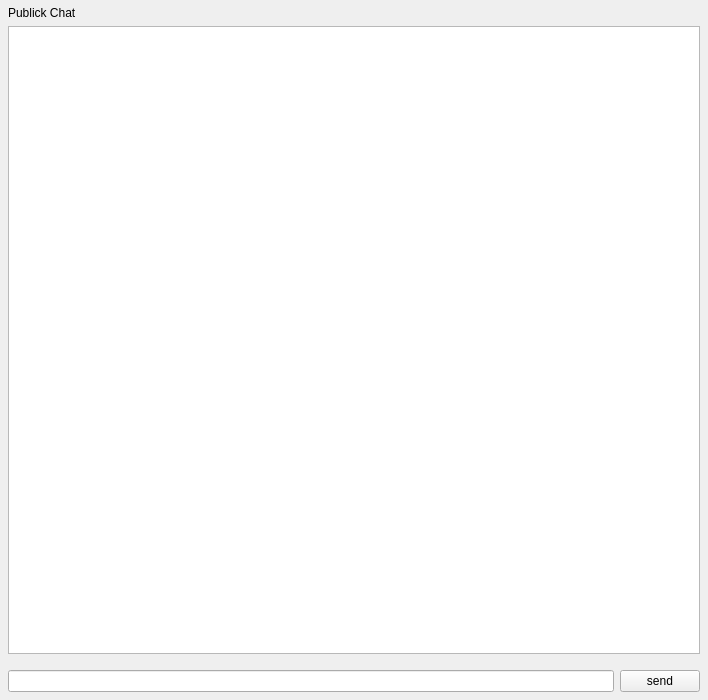
<?xml version="1.0" encoding="UTF-8"?>
<ui version="4.0">
 <class>Publick_chat</class>
 <widget class="QWidget" name="Publick_chat">
  <property name="geometry">
   <rect>
    <x>0</x>
    <y>0</y>
    <width>708</width>
    <height>700</height>
   </rect>
  </property>
  <property name="windowTitle">
   <string>Form</string>
  </property>
  <layout class="QVBoxLayout" name="verticalLayout" stretch="0,2,0,0">
   <property name="spacing">
    <number>6</number>
   </property>
   <property name="leftMargin">
    <number>8</number>
   </property>
   <property name="topMargin">
    <number>6</number>
   </property>
   <property name="rightMargin">
    <number>8</number>
   </property>
   <property name="bottomMargin">
    <number>8</number>
   </property>
   <item>
    <widget class="QLabel" name="label_header">
     <property name="text">
      <string>Publick Chat</string>
     </property>
    </widget>
   </item>
   <item>
    <widget class="QListWidget" name="listWidget_msgs">
     <property name="editTriggers">
      <set>QAbstractItemView::EditTrigger::NoEditTriggers</set>
     </property>
     <property name="showDropIndicator" stdset="0">
      <bool>true</bool>
     </property>
     <property name="defaultDropAction">
      <enum>Qt::DropAction::CopyAction</enum>
     </property>
     <property name="selectionMode">
      <enum>QAbstractItemView::SelectionMode::SingleSelection</enum>
     </property>
     <property name="selectionBehavior">
      <enum>QAbstractItemView::SelectionBehavior::SelectItems</enum>
     </property>
     <property name="viewMode">
      <enum>QListView::ViewMode::ListMode</enum>
     </property>
    </widget>
   </item>
   <item>
    <spacer name="verticalSpacer">
     <property name="orientation">
      <enum>Qt::Orientation::Vertical</enum>
     </property>
     <property name="sizeHint" stdset="0">
      <size>
       <width>20</width>
       <height>10</height>
      </size>
     </property>
    </spacer>
   </item>
   <item>
    <layout class="QHBoxLayout" name="horizontalLayout">
     <item>
      <widget class="QLineEdit" name="lineEdit_msgToSend"/>
     </item>
     <item>
      <widget class="QPushButton" name="pushButton_msgSend">
       <property name="text">
        <string>send</string>
       </property>
      </widget>
     </item>
    </layout>
   </item>
  </layout>
 </widget>
 <resources/>
 <connections/>
</ui>
